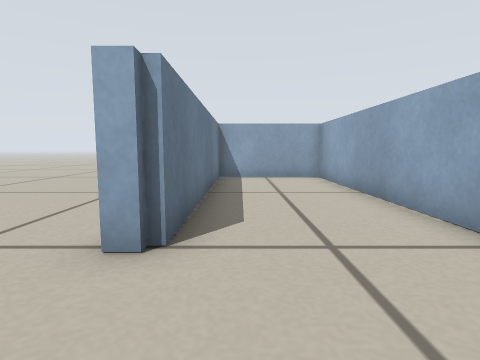
View 1 (above)

12 first-person views from a walk through a Stage world. The camera is 0.26 m above the floor, tilts 6° down and sees 80° across. The lines on the ground mark 1 m squares. The floor is counted in squares, 0.25 m on a side. Each view is taken from the middle of a square. On the plan, view 1 faces up. The plan holds only what a view shows up to about 12 squares ahead; the rest is blank. Robots are left out.

View 2
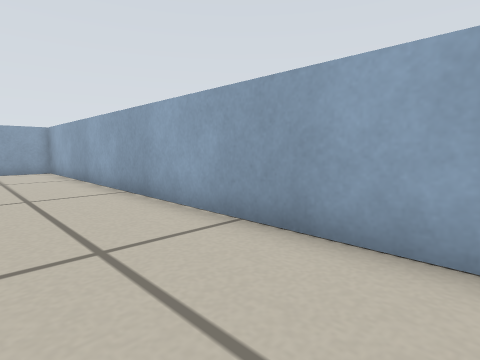

View 3
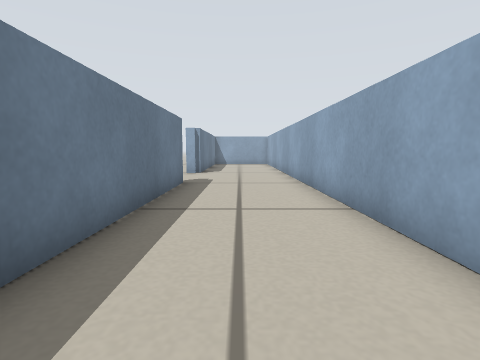

View 4
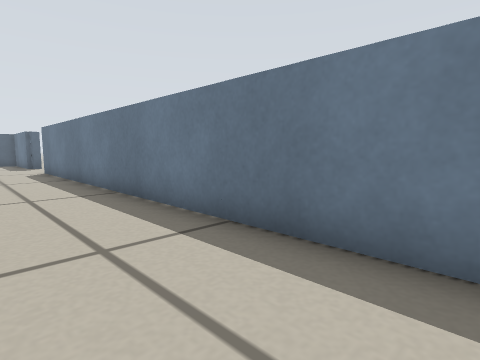

View 5
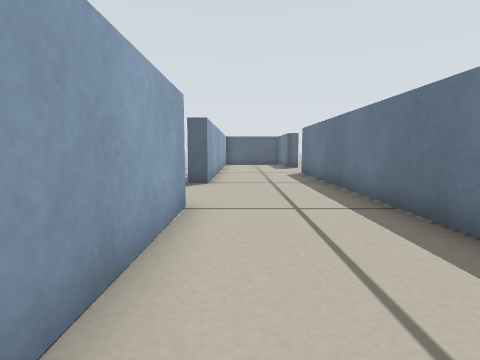

View 6
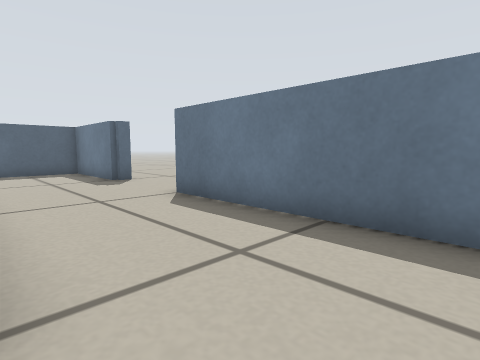

View 7
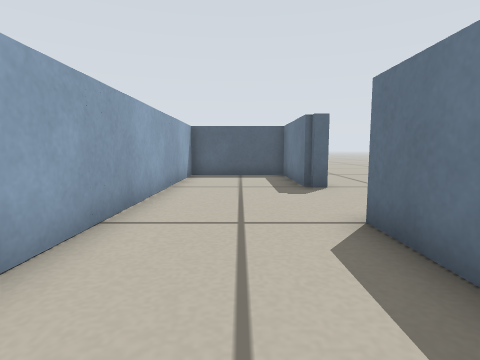

View 8
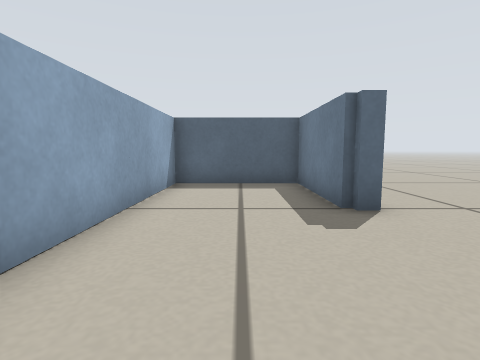

View 9
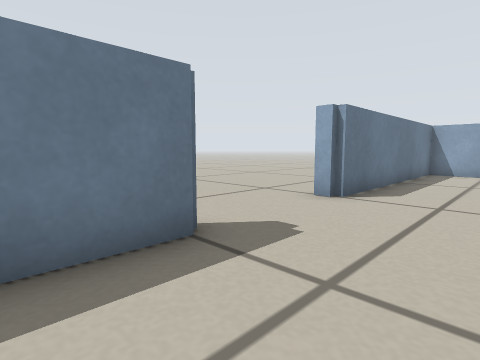

View 10
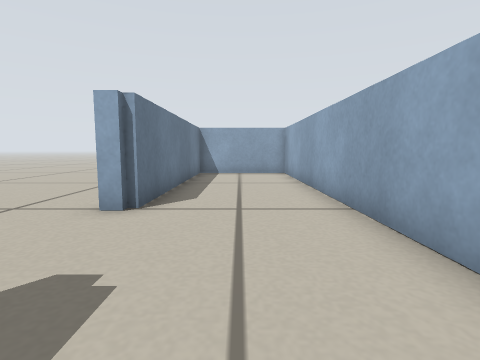

View 11
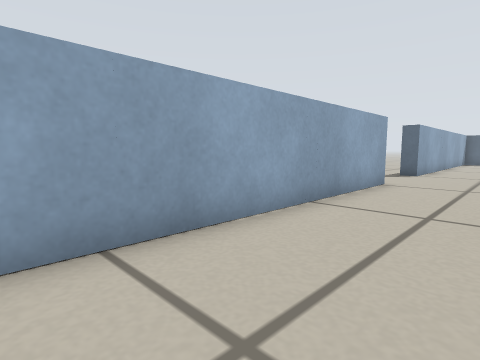

View 12
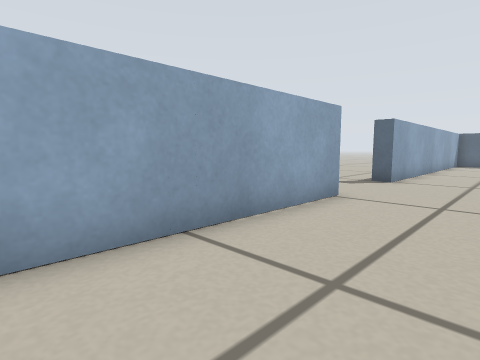

### Floor plan
Points are (right, up) in squares from view 1. A wall is a line through its corners. A room is listed if a view was taken in it or the views show most of it. See-through windows are left out.
Room 1 (views 1, 2, 3, 4, 5, 7, 8, 9, 10, 11, 12)
walls: (3, -13.2) (3, 10.8) (-0.8, 10.8) (-0.8, 2.8); (-0.8, -0.9) (-0.8, -21); (-0.8, -24.8) (-0.8, -28.8) (3, -28.8) (3, -16.8)
ways out: opening at (-1, -23) to room 2; opening at (-1, 1) to room 2; opening at (3, -15) to room 2
Room 2 (view 6)
walls: (3, -16.8) (3.6, -16.8); (-0.8, 2.8) (-1.5, 2.8); (-1.5, -24.8) (-0.8, -24.8)
ways out: opening at (-1, -23) to room 1; opening at (-1, 1) to room 1; opening at (3, -15) to room 1

Positions as (right, up) in squares from view 1, and headings:
1: (0, 0), facing up
2: (0, -4), facing up-right
3: (1, -10), facing up
4: (2, -6), facing down-left
5: (2, -8), facing down
6: (3, -15), facing down-left
7: (1, -17), facing down
8: (1, -20), facing down
9: (2, -3), facing up-left
10: (1, -2), facing up
11: (0, -4), facing down-right
12: (0, -7), facing down-right
